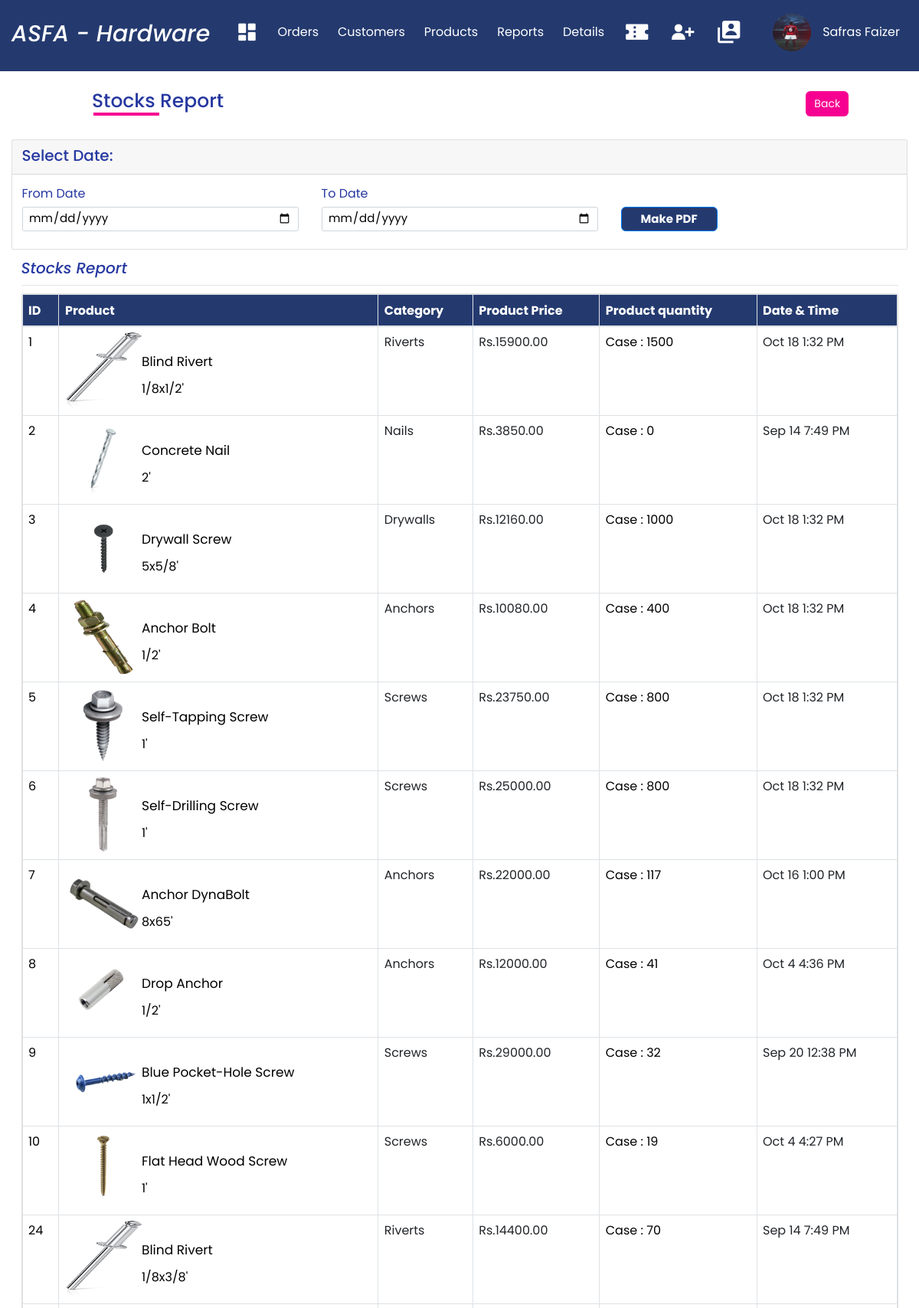
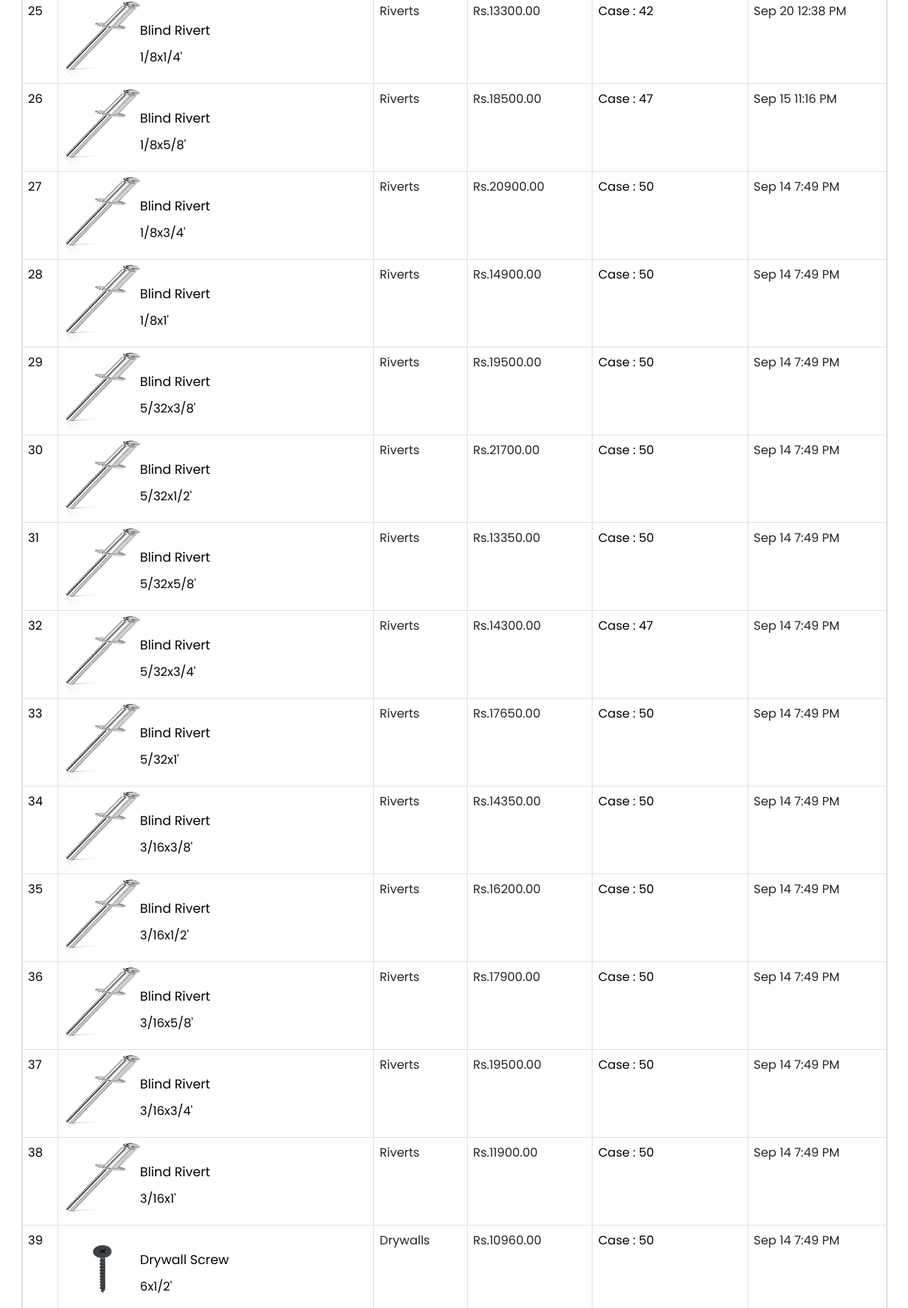
The page /Admin/Stock_Report.php (signed in, upper part) on the database its author committed (2 pictures, top to bottom).
### tables this page shows
CREATE TABLE `product` (
  `product_id` int(11) NOT NULL,
  `product_name` varchar(55) NOT NULL,
  `cat_id` int(11) NOT NULL,
  `product_size` varchar(55) NOT NULL,
  `product_quantity` int(60) NOT NULL,
  `product_details` varchar(500) NOT NULL,
  `product_image` varchar(400) NOT NULL,
  `product_price` decimal(40,0) NOT NULL,
  `time` datetime DEFAULT current_timestamp() ON UPDATE current_timestamp()
);

CREATE TABLE `category` (
  `cat_id` int(11) NOT NULL,
  `cat_name` varchar(55) NOT NULL
);

### Admin/Stock_Report.php (the view, shortened to what this page needs)
<?php
include_once("Includes/connect.php");
?>
<html>
<head>
<?php include 'Includes/Navigation2.php'; ?>
<link rel="stylesheet" href="https://cdn.jsdelivr.net/npm/bootstrap@4.6.0/dist/css/bootstrap.min.css">
<link rel="stylesheet" type="text/css" href="your_website_domain/css_root/flaticon.css">
<link rel="stylesheet" href="https://cdn.jsdelivr.net/npm/@fortawesome/fontawesome-free@5.15.3/css/fontawesome.min.css">
<link rel="stylesheet" href="./css/Style.css" />
<link rel="stylesheet" href="./css/flaticon.css" />
</head>
<body>
<div class="head">
          <h1>Stocks Report</h1>
          <a style="margin-left:63%; font-size:1.4rem;" href="Reports.php" class="btn">Back</a>
          </div>
<section class="py-5">
    <div class="container">
        <div class="row justify-content-center">
            <div class="col-md-12">
                <div class="card">
                    <div class="card-header">
                        <h5 style="font-size:2rem;">Select Date:</h5>
                    </div>
                      <div class="card-body">
                          <form action="Stock_PDF.php" method="GET">
                              <div class="row">
                                 <div class="col-md-4">
                                    <div class="form-group">
                                        <label for="">From Date</label>
                                        <input value="<?php if(isset($_GET['from_date'])){echo $_GET['from_date']; } ?>" type="date" name="from_date" class="form-control" placeholder="From Date" style="font-size:1.5rem; color:black;">
                                    </div>
                                 </div>
                                 <div class="col-md-4">
                                    <div class="form-group">
                                        <label for="">To Date</label>
                                        <input value="<?php if(isset($_GET['to_date'])){echo $_GET['to_date']; } ?>" type="date" name="to_date" class="form-control" placeholder="To Date" style="font-size:1.5rem; color:black;">
                                    </div>
                                 </div>
                                 <div class="col-md-4">
                                    <div class="form-group">
                                        <label for=""></label><br><br>
                                        <Button style="padding:4px 25px; font-align:center; font-weight:bold; font-size:1.5rem;" type="submit" class="btn btn-primary">Make PDF</button>
                                    </div>
                                 </div>
                              </div>
                          </form>
                      </div>
                </div>
                    <div class="card-body">
                        <h6 style="font-size:2rem; font-style:italic;">Stocks Report</h6>
                        <hr>
                       <div class="card mt-3">
                        <table class="table table-bordered table-striped">
                            <thead style=" background-color:#243a6f; color:#fff;">
                                <tr>
                                    <th>ID</th>
                                    <th>Product</th>
                                    <th>Category</th>
                                    <th>Product Price</th>
                                    <th>Product quantity</th>
                                    <th>Date & Time</th>
                                </tr>
                            </thead>
                            <tbody>
                                <?php
                                    $sql = "SELECT * FROM product JOIN category ON product.cat_id=category.cat_id ORDER BY `product`.`product_id` ASC";
                                    $result = mysqli_query($conn, $sql);
                                    if (mysqli_num_rows($result) > 0) {
                                    while($row = mysqli_fetch_assoc($result)){
                                        ?>
                                        <tr>
                                        <tr>
        <td style="color:black;"><?php echo $row["product_id"] ?></td>
        <td>
          <div class="cart-info">
            <img style="width:10rem; height:10rem;" src="../Admin/<?php echo  $row['product_image'] ?>" alt="">
            <div>
              <br>
              <p style="font-size: 1.7rem; color:black;"><?php echo $row['product_name']?></p>
              <p style="font-size: 1.6rem; color:black;"><?php echo $row['product_size']?>'</p>
            </div>
          </div>
        </td>
        <td><?php echo $row['cat_name']?></td>
        <td>Rs.<?php echo $row['product_price']?>.00 </td>
        <td><p style="color: black;">Case : <?php echo $row['product_quantity']?></p></td>
            <td><?php echo date('M j g:i A', strtotime($row["time"]));?></td>
        </tr>
        <?php
                                    }
                            }
                            ?>
                            </tbody>
                        </table>
                </div>
            </div>
        </div>
    </div>
</section>
<br>
<br>
<br>
<br>
<br>
<?php include 'Includes/Footer.php'; ?>
</body>
</html>

### Admin/Includes/Navigation2.php (shortened to what this page needs)
<?php
include_once("Includes/connect.php");
?>
<!DOCTYPE html>
<html lang="en">
<head>
  <link rel="stylesheet" href="https://cdn.jsdelivr.net/npm/boxicons@latest/css/boxicons.min.css" />
  <link rel="stylesheet" href="../Admin/CSS/Style.css" />
</head>
<body>
      <nav class="nav">
        <div class="navigation container">
          <div class="logo">
            <h1>ASFA - Hardware</h1>
          </div>
          <div class="menu">
            <ul class="nav-list">
            <li class="nav-item">
                <a href="Dashboard.php" class="nav-link icon"><i class='bx bxs-dashboard'></i></a>
              </li>
              <li class="nav-item">
                <a href="Orders.php" class="nav-link">Orders</a>
              </li>
              <li class="nav-item">
                <a href="Customers.php" class="nav-link">Customers</a>
              </li>
              <li class="nav-item">
                <a href="Products.php" class="nav-link">Products</a>
              </li>
              <li class="nav-item">
                <a href="Reports.php" class="nav-link">Reports</a>
              </li>
              <li class="nav-item">
                <a href="Delivery_Details.php" class="nav-link">Details</a>
              </li>
              <li class="nav-item">
                <a href="Coupon.php" class="nav-link icon"><i style="font-size:3.5rem;" class='bx bxs-coupon'></i></a>
              </li>
              <li class="nav-item">
                <a href="Create_Accounts.php" class="nav-link icon"><i style="font-size:3.5rem;" class='bx bxs-user-plus'></i></a>
              </li>
              <li class="nav-item">
                <a href="Admin_Profile.php" class="nav-link icon"><i style="font-size:3.5rem;" class='bx bxs-user-account'></i></a>
              </li>
              <li class="nav-item">
                <a href="#" class="nav-link"></a>
              </li>
              <li class="nav-item">
              <?php
              $a_id = $_SESSION['adminid'];
              $sql = "SELECT * FROM admin where admin_id='$a_id'";
              $result = mysqli_query($conn, $sql);
              while($row = mysqli_fetch_assoc($result)) {
              ?>
              <img src="../Admin/<?php echo  $row['admin_image'] ?>" alt="" class="avatar">
              <?php } ?>
              </li>
              <div class="right">
              <ul>
              <li>
              <span class="nav-link"><?php echo $_SESSION['admin'];?></span>
            </ul>
          </div>
        </div>
      </nav>
</body>
</html>

### Admin/CSS/Style.css (style rules this page uses)
*, *::before, *::after { margin: 0; padding: 0; box-sizing: inherit; }
html { box-sizing: border-box; font-size: 62.5%; }
body { font-family: 'Poppins', sans-serif; font-size: 1.6rem; font-weight: 400; background-color: #fff; color: #2638a0; position: relative; z-index: 1; }
h1,h2,h3,h4 { font-weight: 500; }
a { color: inherit; text-decoration: none; }
img { max-width: 100%; }
li { list-style-type: none; }
.container { max-width: 120rem; margin: 0 auto; }
.nav { padding: 1.6rem 0; background-color: #243a6f; color: #ffffff; }
.navigation { display: flex; align-items: center; justify-content: space-between; }
.logo h1 { font-size: 3rem; font-style: italic; }
.nav-list { display: flex; align-items: center; }
.nav-item:not(:last-child) { margin-right: 0.5rem; }
.nav-link:link, .nav-link:visited { padding: 0.8rem 1rem; transition: all 300ms ease-in-out; }
.nav-link.icon { font-size: 3rem; }
.right ul li { position: relative; }
.avatar { vertical-align: middle; width: 50px; height: 50px; border-radius: 50%; }
.btn { position: relative; padding: 5px 10px; background: #243a6f; color: #fff; text-decoration: none; border-radius: 6px; }
.head .btn { position: relative; padding: 5px 10px; margin-left: 59%; background: #f60091; color: #fff; text-decoration: none; border-radius: 6px; }
.head h1 { font-size: 2.5rem; display: inline-block; position: relative; z-index: 0; margin-left: 10%; margin-top: 2%; }
.head h1::after { content: ""; position: absolute; left: 26%; bottom: -20%; transform: translate(-50%, -50%); background-color: #f60091; width: 50%; height: 0.4rem; z-index: 1; }
.cart-info { display: flex; flex-wrap: wrap; }
.cart-info p { font-size: 1.4rem; color: #2638a0; }

### rows shown on the page
product: product_id "1", product_image (picture), product_name "Blind Rivert", product_size "1/8x1/2", cat.cat_name "Riverts", product_price "15900", product_quantity "1500", time "Oct 18 1:32 PM"
product: product_id "2", product_image (picture), product_name "Concrete Nail", product_size "2", cat.cat_name "Nails", product_price "3850", product_quantity "0", time "Sep 14 7:49 PM"
product: product_id "3", product_image (picture), product_name "Drywall Screw", product_size "5x5/8", cat.cat_name "Drywalls", product_price "12160", product_quantity "1000", time "Oct 18 1:32 PM"
product: product_id "4", product_image (picture), product_name "Anchor Bolt", product_size "1/2", cat.cat_name "Anchors", product_price "10080", product_quantity "400", time "Oct 18 1:32 PM"
product: product_id "5", product_image (picture), product_name "Self-Tapping Screw", product_size "1", cat.cat_name "Screws", product_price "23750", product_quantity "800", time "Oct 18 1:32 PM"
product: product_id "6", product_image (picture), product_name "Self-Drilling Screw", product_size "1", cat.cat_name "Screws", product_price "25000", product_quantity "800", time "Oct 18 1:32 PM"
product: product_id "7", product_image (picture), product_name "Anchor DynaBolt", product_size "8x65", cat.cat_name "Anchors", product_price "22000", product_quantity "117", time "Oct 16 1:00 PM"
product: product_id "8", product_image (picture), product_name "Drop Anchor", product_size "1/2", cat.cat_name "Anchors", product_price "12000", product_quantity "41", time "Oct 4 4:36 PM"
product: product_id "9", product_image (picture), product_name "Blue Pocket-Hole Screw", product_size "1x1/2", cat.cat_name "Screws", product_price "29000", product_quantity "32", time "Sep 20 12:38 PM"
product: product_id "10", product_image (picture), product_name "Flat Head Wood Screw", product_size "1", cat.cat_name "Screws", product_price "6000", product_quantity "19", time "Oct 4 4:27 PM"
product: product_id "24", product_image (picture), product_name "Blind Rivert", product_size "1/8x3/8", cat.cat_name "Riverts", product_price "14400", product_quantity "70", time "Sep 14 7:49 PM"
product: product_id "25", product_image (picture), product_name "Blind Rivert", product_size "1/8x1/4", cat.cat_name "Riverts", product_price "13300", product_quantity "42", time "Sep 20 12:38 PM"
product: product_id "26", product_image (picture), product_name "Blind Rivert", product_size "1/8x5/8", cat.cat_name "Riverts", product_price "18500", product_quantity "47", time "Sep 15 11:16 PM"
product: product_id "27", product_image (picture), product_name "Blind Rivert", product_size "1/8x3/4", cat.cat_name "Riverts", product_price "20900", product_quantity "50", time "Sep 14 7:49 PM"
product: product_id "28", product_image (picture), product_name "Blind Rivert", product_size "1/8x1", cat.cat_name "Riverts", product_price "14900", product_quantity "50", time "Sep 14 7:49 PM"
product: product_id "29", product_image (picture), product_name "Blind Rivert", product_size "5/32x3/8", cat.cat_name "Riverts", product_price "19500", product_quantity "50", time "Sep 14 7:49 PM"
product: product_id "30", product_image (picture), product_name "Blind Rivert", product_size "5/32x1/2", cat.cat_name "Riverts", product_price "21700", product_quantity "50", time "Sep 14 7:49 PM"
product: product_id "31", product_image (picture), product_name "Blind Rivert", product_size "5/32x5/8", cat.cat_name "Riverts", product_price "13350", product_quantity "50", time "Sep 14 7:49 PM"
product: product_id "32", product_image (picture), product_name "Blind Rivert", product_size "5/32x3/4", cat.cat_name "Riverts", product_price "14300", product_quantity "47", time "Sep 14 7:49 PM"
product: product_id "33", product_image (picture), product_name "Blind Rivert", product_size "5/32x1", cat.cat_name "Riverts", product_price "17650", product_quantity "50", time "Sep 14 7:49 PM"
product: product_id "34", product_image (picture), product_name "Blind Rivert", product_size "3/16x3/8", cat.cat_name "Riverts", product_price "14350", product_quantity "50", time "Sep 14 7:49 PM"
product: product_id "35", product_image (picture), product_name "Blind Rivert", product_size "3/16x1/2", cat.cat_name "Riverts", product_price "16200", product_quantity "50", time "Sep 14 7:49 PM"
product: product_id "36", product_image (picture), product_name "Blind Rivert", product_size "3/16x5/8", cat.cat_name "Riverts", product_price "17900", product_quantity "50", time "Sep 14 7:49 PM"
product: product_id "37", product_image (picture), product_name "Blind Rivert", product_size "3/16x3/4", cat.cat_name "Riverts", product_price "19500", product_quantity "50", time "Sep 14 7:49 PM"
product: product_id "38", product_image (picture), product_name "Blind Rivert", product_size "3/16x1", cat.cat_name "Riverts", product_price "11900", product_quantity "50", time "Sep 14 7:49 PM"
product: product_id "39", product_image (picture), product_name "Drywall Screw", product_size "6x1/2", cat.cat_name "Drywalls", product_price "10960", product_quantity "50", time "Sep 14 7:49 PM"

### other values the page prints
$_SESSION['admin'] "Safras Faizer"
